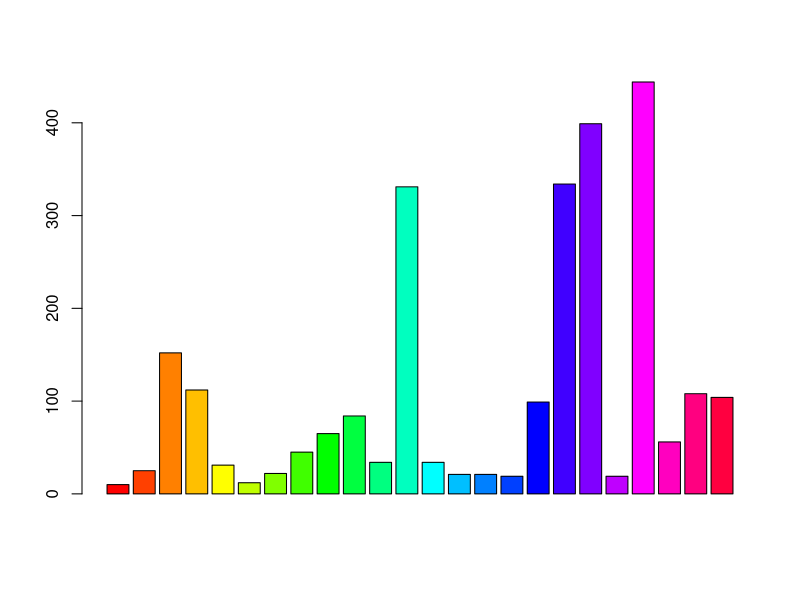

This figure's R source:
vtr =c(10,25,152,112,31,12,22,45,65,84,34,331,34,21,21,19,99,334,399,19,444,56,108,104)
barplot(vtr ,col =rainbow(length(vtr)) )

